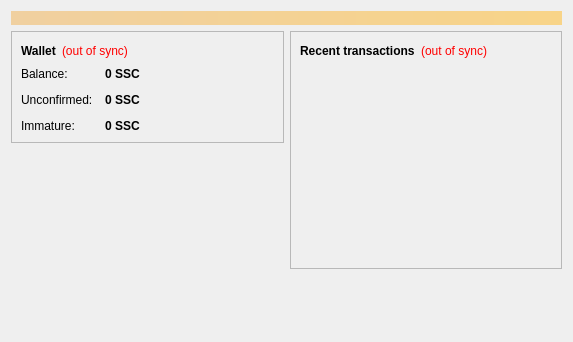
<?xml version="1.0" encoding="UTF-8"?>
<ui version="4.0">
 <class>OverviewPage</class>
 <widget class="QWidget" name="OverviewPage">
  <property name="geometry">
   <rect>
    <x>0</x>
    <y>0</y>
    <width>573</width>
    <height>342</height>
   </rect>
  </property>
  <property name="windowTitle">
   <string>Form</string>
  </property>
  <layout class="QVBoxLayout" name="topLayout">
   <item>
    <widget class="QLabel" name="labelAlerts">
     <property name="visible">
      <bool>false</bool>
     </property>
     <property name="styleSheet">
      <string notr="true">background-color: qlineargradient(x1: 0, y1: 0, x2: 1, y2: 0, stop:0 #F0D0A0, stop:1 #F8D488); color:#000000;</string>
     </property>
     <property name="wordWrap">
      <bool>true</bool>
     </property>
     <property name="margin">
      <number>3</number>
     </property>
    </widget>
   </item>
   <item>
    <layout class="QHBoxLayout" name="horizontalLayout" stretch="1,1">
     <item>
      <layout class="QVBoxLayout" name="verticalLayout_2">
       <item>
        <widget class="QFrame" name="frame">
         <property name="frameShape">
          <enum>QFrame::StyledPanel</enum>
         </property>
         <property name="frameShadow">
          <enum>QFrame::Raised</enum>
         </property>
         <layout class="QVBoxLayout" name="verticalLayout_4">
          <item>
           <layout class="QHBoxLayout" name="horizontalLayout_4">
            <item>
             <widget class="QLabel" name="label_5">
              <property name="font">
               <font>
                <weight>75</weight>
                <bold>true</bold>
               </font>
              </property>
              <property name="text">
               <string>Wallet</string>
              </property>
             </widget>
            </item>
            <item>
             <widget class="QLabel" name="labelWalletStatus">
              <property name="toolTip">
               <string>The displayed information may be out of date. Your wallet automatically synchronizes with the samsungcoin network after a connection is established, but this process has not completed yet.</string>
              </property>
              <property name="styleSheet">
               <string notr="true">QLabel { color: red; }</string>
              </property>
              <property name="text">
               <string notr="true">(out of sync)</string>
              </property>
              <property name="alignment">
               <set>Qt::AlignLeading|Qt::AlignLeft|Qt::AlignVCenter</set>
              </property>
             </widget>
            </item>
            <item>
             <spacer name="horizontalSpacer_2">
              <property name="orientation">
               <enum>Qt::Horizontal</enum>
              </property>
              <property name="sizeHint" stdset="0">
               <size>
                <width>40</width>
                <height>20</height>
               </size>
              </property>
             </spacer>
            </item>
           </layout>
          </item>
          <item>
           <layout class="QFormLayout" name="formLayout_2">
            <property name="fieldGrowthPolicy">
             <enum>QFormLayout::AllNonFixedFieldsGrow</enum>
            </property>
            <property name="horizontalSpacing">
             <number>12</number>
            </property>
            <property name="verticalSpacing">
             <number>12</number>
            </property>
            <item row="0" column="0">
             <widget class="QLabel" name="label">
              <property name="text">
               <string>Balance:</string>
              </property>
             </widget>
            </item>
            <item row="0" column="1">
             <widget class="QLabel" name="labelBalance">
              <property name="font">
               <font>
                <weight>75</weight>
                <bold>true</bold>
               </font>
              </property>
              <property name="cursor">
               <cursorShape>IBeamCursor</cursorShape>
              </property>
              <property name="toolTip">
               <string>Your current balance</string>
              </property>
              <property name="text">
               <string notr="true">0 SSC</string>
              </property>
              <property name="textInteractionFlags">
               <set>Qt::LinksAccessibleByMouse|Qt::TextSelectableByKeyboard|Qt::TextSelectableByMouse</set>
              </property>
             </widget>
            </item>
            <item row="1" column="0">
             <widget class="QLabel" name="label_3">
              <property name="text">
               <string>Unconfirmed:</string>
              </property>
             </widget>
            </item>
            <item row="1" column="1">
             <widget class="QLabel" name="labelUnconfirmed">
              <property name="font">
               <font>
                <weight>75</weight>
                <bold>true</bold>
               </font>
              </property>
              <property name="cursor">
               <cursorShape>IBeamCursor</cursorShape>
              </property>
              <property name="toolTip">
               <string>Total of transactions that have yet to be confirmed, and do not yet count toward the current balance</string>
              </property>
              <property name="text">
               <string notr="true">0 SSC</string>
              </property>
              <property name="textInteractionFlags">
               <set>Qt::LinksAccessibleByMouse|Qt::TextSelectableByKeyboard|Qt::TextSelectableByMouse</set>
              </property>
             </widget>
            </item>
            <item row="2" column="0">
             <widget class="QLabel" name="labelImmatureText">
              <property name="text">
               <string>Immature:</string>
              </property>
             </widget>
            </item>
            <item row="2" column="1">
             <widget class="QLabel" name="labelImmature">
              <property name="font">
               <font>
                <weight>75</weight>
                <bold>true</bold>
               </font>
              </property>
              <property name="toolTip">
               <string>Mined balance that has not yet matured</string>
              </property>
              <property name="text">
               <string notr="true">0 SSC</string>
              </property>
              <property name="textInteractionFlags">
               <set>Qt::LinksAccessibleByMouse|Qt::TextSelectableByKeyboard|Qt::TextSelectableByMouse</set>
              </property>
             </widget>
            </item>
           </layout>
          </item>
         </layout>
        </widget>
       </item>
       <item>
        <spacer name="verticalSpacer">
         <property name="orientation">
          <enum>Qt::Vertical</enum>
         </property>
         <property name="sizeHint" stdset="0">
          <size>
           <width>20</width>
           <height>40</height>
          </size>
         </property>
        </spacer>
       </item>
      <item>
         <widget class="QLabel" name="coinimage">
          <property name="text">
           <string/>
          </property>
          <property name="pixmap">
           <pixmap resource="../bitcoin.qrc">:/icons/bitcoin</pixmap>
          </property>
          <property name="scaledContents">
           <bool>false</bool>
          </property>
          <property name="alignment">
           <set>Qt::AlignCenter</set>
          </property>
          <property name="margin">
           <number>-2</number>
          </property>
         </widget>
        </item>
      </layout>
     </item>
     <item>
      <layout class="QVBoxLayout" name="verticalLayout_3">
       <item>
        <widget class="QFrame" name="frame_2">
         <property name="frameShape">
          <enum>QFrame::StyledPanel</enum>
         </property>
         <property name="frameShadow">
          <enum>QFrame::Raised</enum>
         </property>
         <layout class="QVBoxLayout" name="verticalLayout">
          <item>
           <layout class="QHBoxLayout" name="horizontalLayout_2">
            <item>
             <widget class="QLabel" name="label_4">
              <property name="text">
               <string>&lt;b&gt;Recent transactions&lt;/b&gt;</string>
              </property>
             </widget>
            </item>
            <item>
             <widget class="QLabel" name="labelTransactionsStatus">
              <property name="toolTip">
               <string>The displayed information may be out of date. Your wallet automatically synchronizes with the samsungcoin network after a connection is established, but this process has not completed yet.</string>
              </property>
              <property name="styleSheet">
               <string notr="true">QLabel { color: red; }</string>
              </property>
              <property name="text">
               <string notr="true">(out of sync)</string>
              </property>
              <property name="alignment">
               <set>Qt::AlignRight|Qt::AlignTrailing|Qt::AlignVCenter</set>
              </property>
             </widget>
            </item>
            <item>
             <spacer name="horizontalSpacer">
              <property name="orientation">
               <enum>Qt::Horizontal</enum>
              </property>
              <property name="sizeHint" stdset="0">
               <size>
                <width>40</width>
                <height>20</height>
               </size>
              </property>
             </spacer>
            </item>
           </layout>
          </item>
          <item>
           <widget class="QListView" name="listTransactions">
            <property name="styleSheet">
             <string notr="true">QListView { background: transparent; }</string>
            </property>
            <property name="frameShape">
             <enum>QFrame::NoFrame</enum>
            </property>
            <property name="verticalScrollBarPolicy">
             <enum>Qt::ScrollBarAlwaysOff</enum>
            </property>
            <property name="horizontalScrollBarPolicy">
             <enum>Qt::ScrollBarAlwaysOff</enum>
            </property>
            <property name="selectionMode">
             <enum>QAbstractItemView::NoSelection</enum>
            </property>
           </widget>
          </item>
         </layout>
        </widget>
       </item>
       <item>
        <spacer name="verticalSpacer_2">
         <property name="orientation">
          <enum>Qt::Vertical</enum>
         </property>
         <property name="sizeHint" stdset="0">
          <size>
           <width>20</width>
           <height>40</height>
          </size>
         </property>
        </spacer>
       </item>
      </layout>
     </item>
    </layout>
   </item>
  </layout>
 </widget>
 <resources/>
 <connections/>
</ui>
